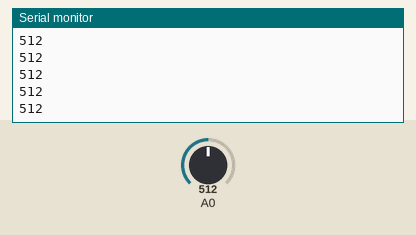
Simulated run of this sketch. Board: Arduino Uno, built with avr-gcc and run on an emulated ATmega328P. On the bench: the last lines printed to the serial monitor. Inputs (shaded band) come from the test bench; at power-on: A0 = 512.

Above: at 1.2 s.
1.3 s: A0 set to 716
At 2.0 s:
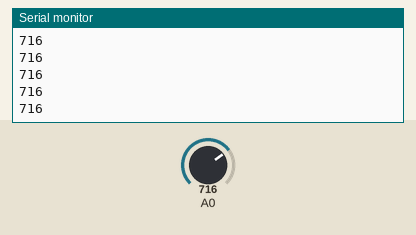
2.8 s: A0 set to 900
At 3.9 s:
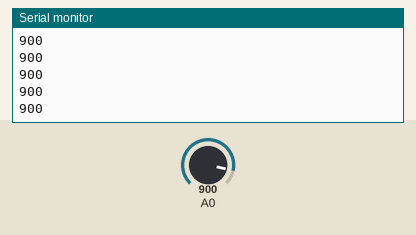
Timing chart, 0 to 5.8 s (numbered marks = the images above; inputs shaded):
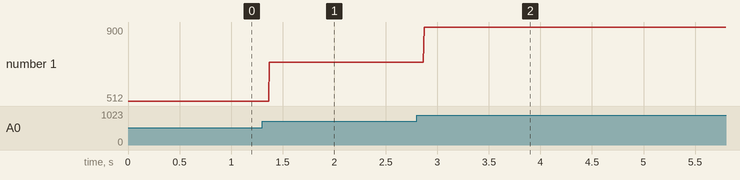

The sketch:

f2.ino
```cpp
int sensorValue1 =0;


void setup() {
  // initialize serial communication at 9600 bits per second:
  Serial.begin(9600);
}

// the loop routine runs over and over again forever:
void loop() {
  // read the input on analog pin 0:
  sensorValue1 = analogRead(A0); //990 660 770 960


  Serial.println(sensorValue1);

}
```

Measured:
- after the input at 1.3 s, the serial monitor: prints a new line after 0.07 s (image 1)
- after the input at 2.8 s, the serial monitor: prints a new line after 0.07 s (image 2)
- plotted number 1: 512 → 716 after the input at 1.3 s, 716 → 900 after the input at 2.8 s
